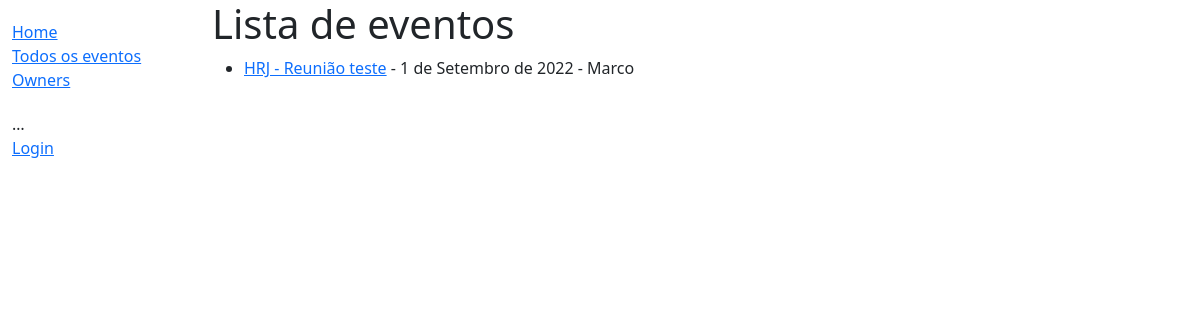
/polls/meeting/, run on an earlier commit of the app's database.
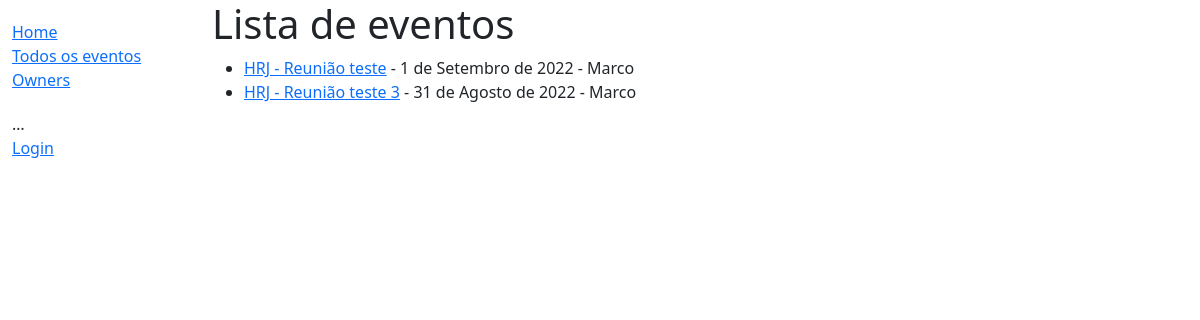
And on a later commit of the database.
### polls/models.py (models this page shows, shortened)
class Meeting(models.Model):
    id = models.UUIDField(primary_key=True, default=uuid.uuid4, help_text='ID UNICO')
    name_meeting = models.CharField(max_length=120, verbose_name='Nome da reunião')
    author = models.ForeignKey('Owner', on_delete=models.CASCADE, verbose_name='Autor', blank=False)
    date_meeting = models.DateField(verbose_name='Data da reunião')
    link = models.CharField(max_length=400, blank=True, verbose_name='Link da reunião')
    borrower = models.ForeignKey(User, on_delete=models.SET_NULL, null=True, blank=True)
    MEETING_LOCAL = (
        ('p', 'Presencial'),
        ('o', 'Online')
    )
    local = models.CharField(
        max_length=1,
        choices=MEETING_LOCAL,
        blank=False,
        default='p',
        help_text='Local Reunião',
    )
    MEETING_STATUS = (
        ('p', 'Público'),
        ('f', 'Fechado')
    )
    status = models.CharField(
        max_length=1,
        choices=MEETING_STATUS,
        blank=False,
        default='f',
        help_text='Status da reunião',
    )
    def __str__(self):
        return f'HRJ - {self.name_meeting}'

class Owner(models.Model):
    name = models.CharField(max_length=80, verbose_name='Nome')
    password = models.CharField(max_length=50, verbose_name='Senha')
    email = models.CharField(max_length=120, verbose_name='E-mail')
    class Meta:
        ordering = ['name', 'email']
    def __str__(self):
        return self.name

### polls/views.py (the view)
# urls.py: path('meeting/', views.MeetingListView.as_view(), name='meeting'),
class MeetingListView(generic.ListView):
    model = Meeting

### polls/templates/polls/meeting_list.html
{% extends "base.html" %}
{% block content %}
  <h1>Lista de eventos</h1>
  {% if meeting_list %}
  <ul>
    {% for meeting in meeting_list %}
      {% if meeting.status == 'p' %}
        <li>
          <a href="{{ meeting.id }}"> {{ meeting }}</a> - {{ meeting.date_meeting }} - {{ meeting.author }}
        </li>
      {% endif %}
    {% endfor %}
  </ul>
  {% else %}
    <p>Nenhum evento encontrado.</p>
  {% endif %}
{% endblock %}

What changed in the data, as far as the page shows it:
added Meeting: name_meeting "HRJ - Reunião teste 3", date_meeting "31 de Agosto de 2022", author "Marco"
